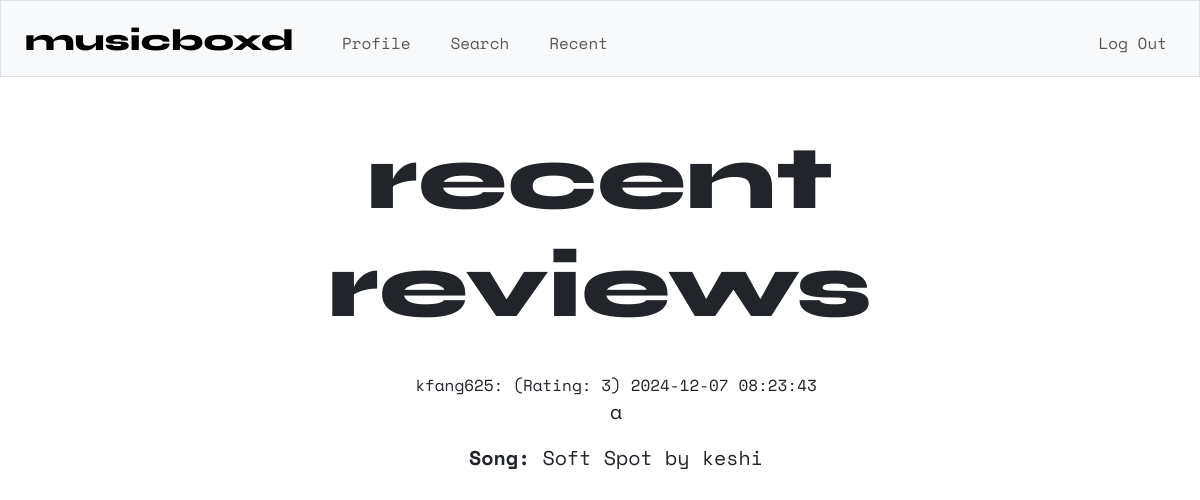
Page /recent (signed in) on the earlier database version.
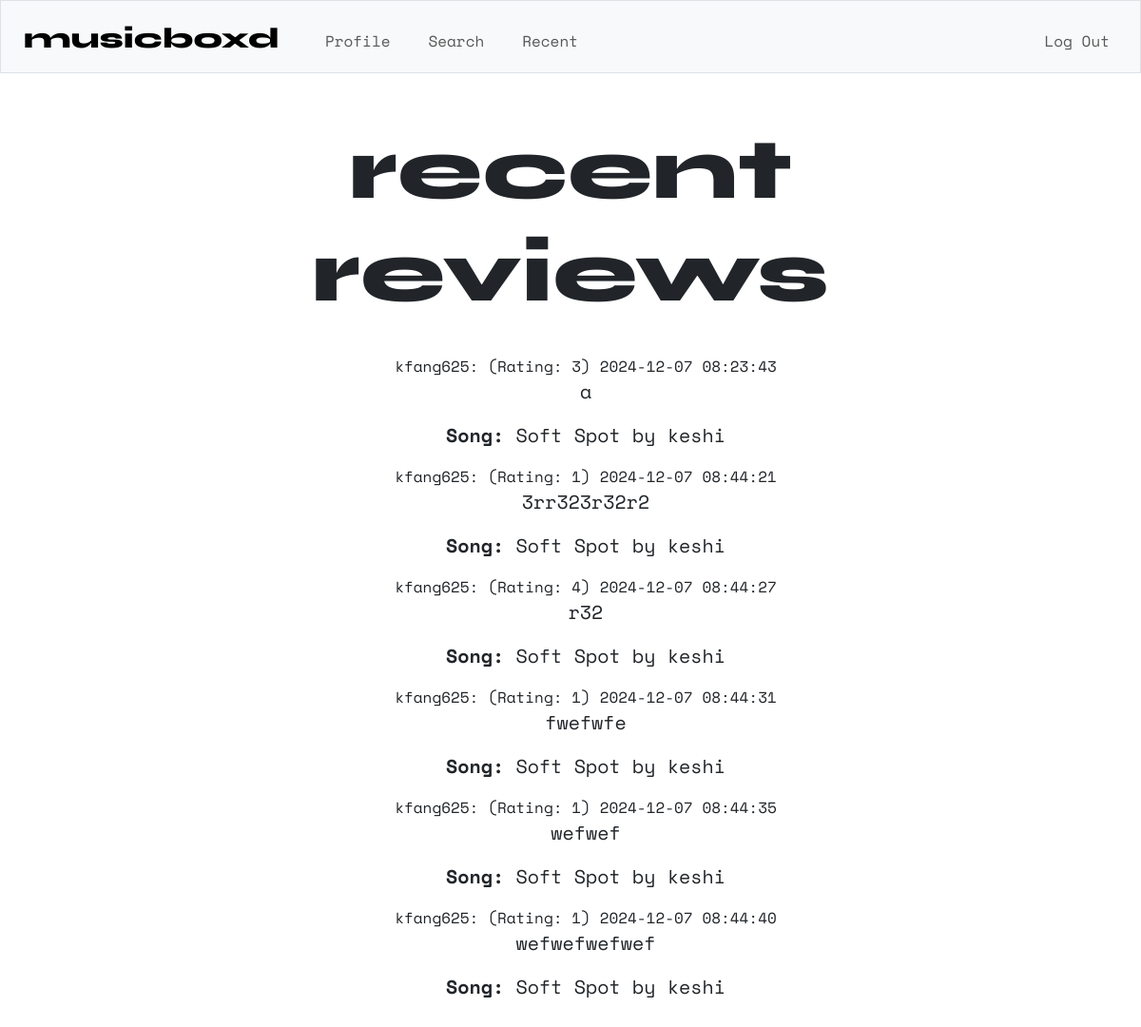
Same page on the later database version.
### tables this page shows
CREATE TABLE reviews ( id INTEGER PRIMARY KEY, review TEXT NOT NULL, rating INTEGER NOT NULL, user_id INTEGER NOT NULL, song_id TEXT NOT NULL, timestamp DATETIME DEFAULT CURRENT_TIMESTAMP, FOREIGN KEY (user_id) REFERENCES users (id), FOREIGN KEY (song_id) REFERENCES songs (id) );

CREATE TABLE users ( id INTEGER PRIMARY KEY, username TEXT NOT NULL UNIQUE, hash TEXT NOT NULL );

CREATE TABLE songs ( id TEXT PRIMARY KEY, title TEXT NOT NULL, artist TEXT NOT NULL);

### app.py (the view)
@app.route("/recent")
@login_required
def recent():
    reviews = db.execute("""
        SELECT users.username, reviews.rating, reviews.timestamp, reviews.review,
               songs.title AS song_title, songs.artist AS song_artist
        FROM reviews
        JOIN users ON reviews.user_id = users.id
        JOIN songs ON reviews.song_id = songs.id
    """)
    return render_template("recent.html", reviews=reviews)

### helpers.py (called while the page is built)
def login_required(f):
    @wraps(f)
    def decorated_function(*args, **kwargs):
        if session.get("user_id") is None:
            return redirect("/login")
        return f(*args, **kwargs)
    return decorated_function

### templates/recent.html (shortened to what this page needs)
{% extends "layout.html" %}
{% block main %}
    <div class="recent-container">
        <h1 class="syne">recent<br>reviews</h1>
        <br>
        {% if reviews %}
        <ul>
            {% for review in reviews %}
                <li>
                    {{ review.username }}: (Rating: {{ review.rating }}) {{ review.timestamp }}
                    <p>{{ review.review }}</p>
                    <p><strong>Song:</strong> {{ review.song_title }} by {{ review.song_artist }}</p>
                </li>
            {% endfor %}
        </ul>
        {% else %}
        <p>No reviews yet.</p>
        {% endif %}
    </div>
{% endblock %}

### templates/layout.html (shortened to what this page needs)
<!DOCTYPE html>
<html lang="en">
    <head>
        <link href="https://cdn.jsdelivr.net/npm/bootstrap@5.3.3/dist/css/bootstrap.min.css" rel="stylesheet">
        <link href="/static/styles.css" rel="stylesheet">
    </head>
    <body>
        {% if session["user_id"] %}
            <nav class="bg-light border navbar navbar-expand-md navbar-light">
                <div class="container-fluid px-4">
                    <a class="navbar-brand" href="/"><span class="syne" style="font-size:30px">musicboxd</span></a>
                    <div class="collapse navbar-collapse" id="navbar">
                        <ul class="navbar-nav me-auto mt-2">
                            <li class="nav-item ms-4"><a class="nav-link" href="/profile">Profile</a></li>
                            <li class="nav-item ms-4"><a class="nav-link" href="/search">Search</a></li>
                            <li class="nav-item ms-4"><a class="nav-link" href="/recent">Recent</a></li>
                        </ul>
                        <ul class="navbar-nav ms-auto mt-2">
                            <li class="nav-item"><a class="nav-link" href="/logout">Log Out</a></li>
                        </ul>
                    </div>
                </div>
            </nav>
        {% endif %}
        <main class="container py-5 text-center">
            {% block main %}{% endblock %}
        </main>
    </body>
</html>

### static/styles.css (style rules this page uses)
h1 { font-size: 90px; }
p { font-size: 20px; }
ul { list-style-type: none; }
nav .navbar-brand { font-size: xx-large; font-family: "Space Mono"; }
body { font-family: "Space Mono"; }
.syne { font-family: "Syne", sans-serif; font-optical-sizing: auto; font-weight: 800; font-style: normal; }

Differences in the rows shown:
added reviews: username "kfang625", rating "1", timestamp "2024-12-07 08:44:21", review "3rr323r32r2", song_title "Soft Spot", song_artist "keshi"
added reviews: username "kfang625", rating "4", timestamp "2024-12-07 08:44:27", review "r32", song_title "Soft Spot", song_artist "keshi"
added reviews: username "kfang625", rating "1", timestamp "2024-12-07 08:44:31", review "fwefwfe", song_title "Soft Spot", song_artist "keshi"
added reviews: username "kfang625", rating "1", timestamp "2024-12-07 08:44:35", review "wefwef", song_title "Soft Spot", song_artist "keshi"
added reviews: username "kfang625", rating "1", timestamp "2024-12-07 08:44:40", review "wefwefwefwef", song_title "Soft Spot", song_artist "keshi"
